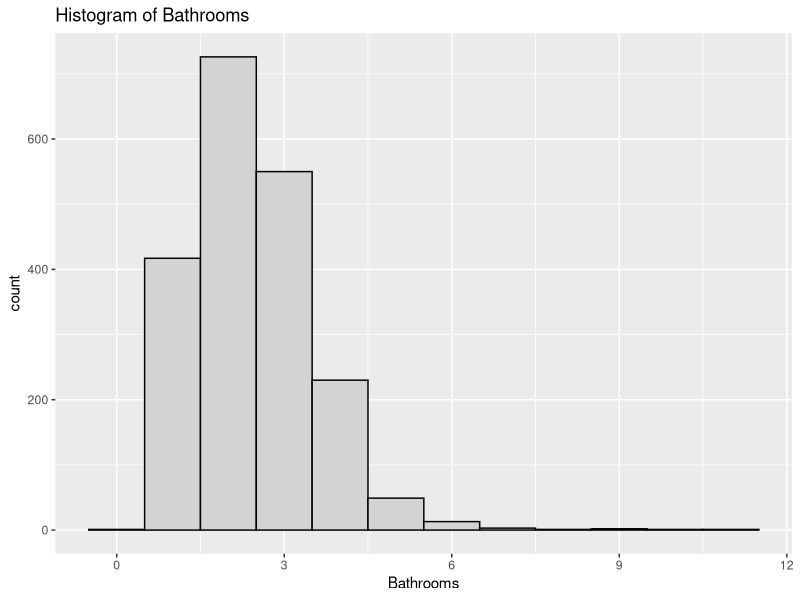
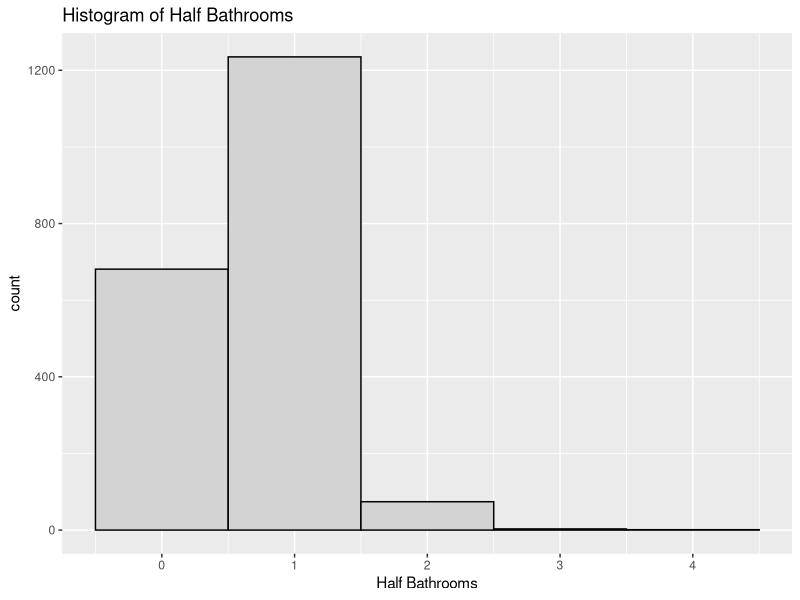
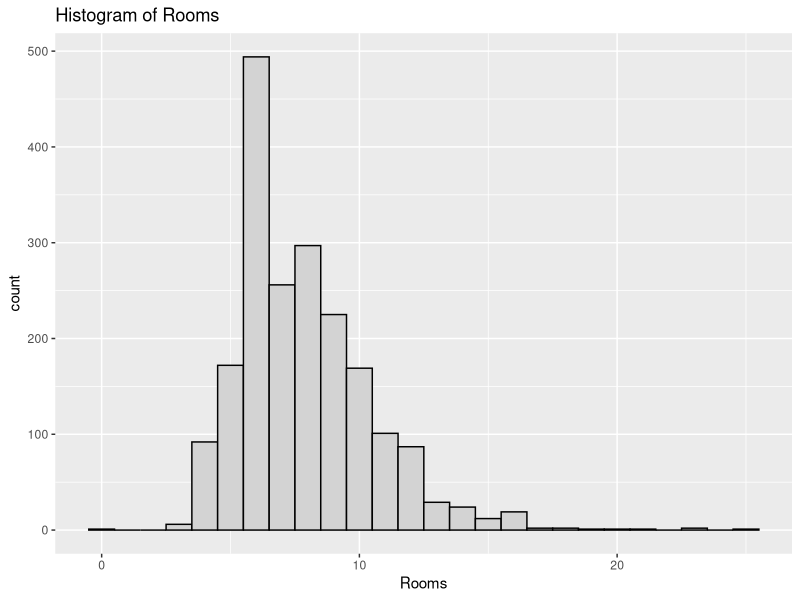
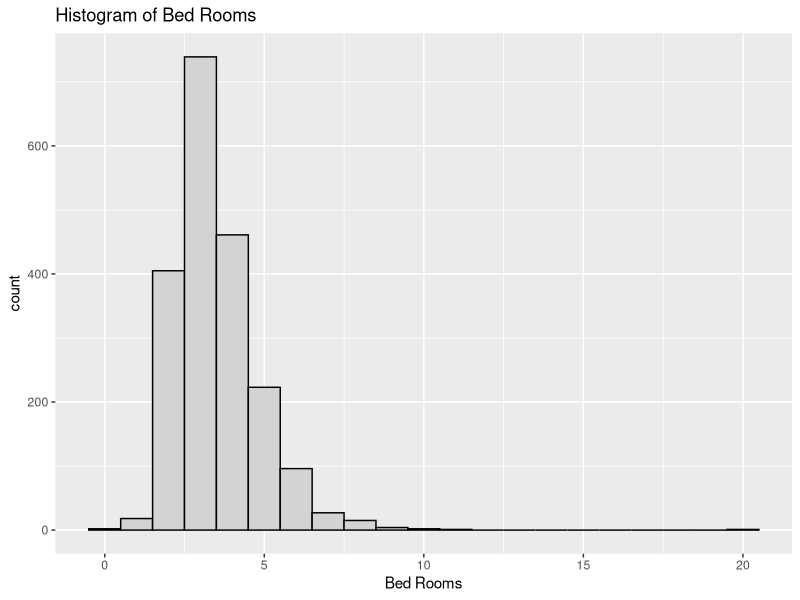
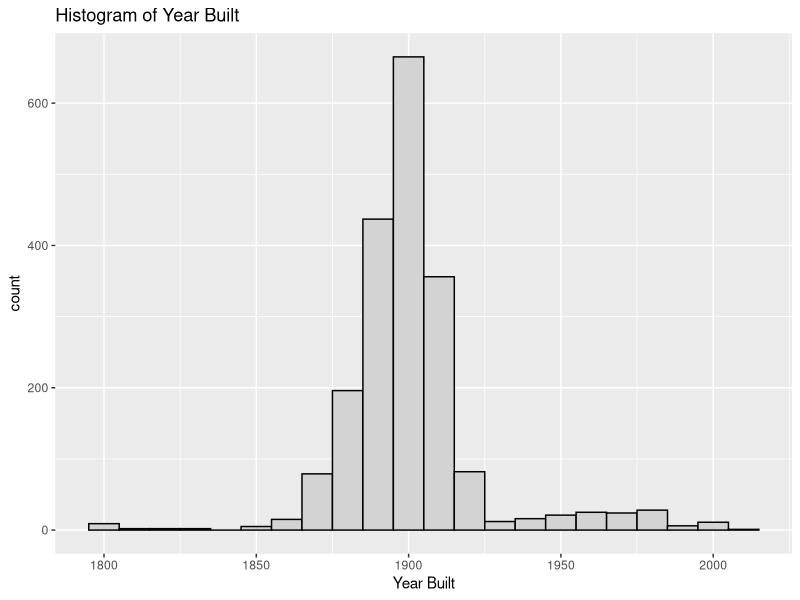
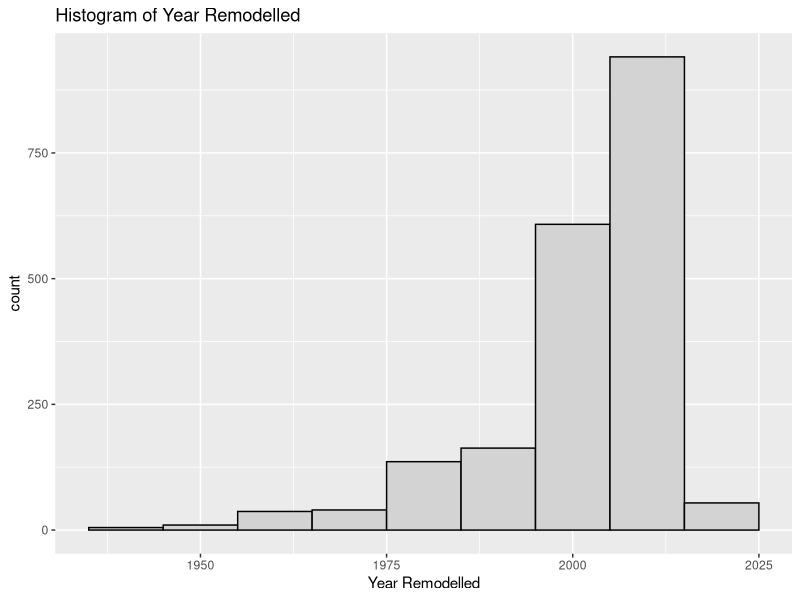
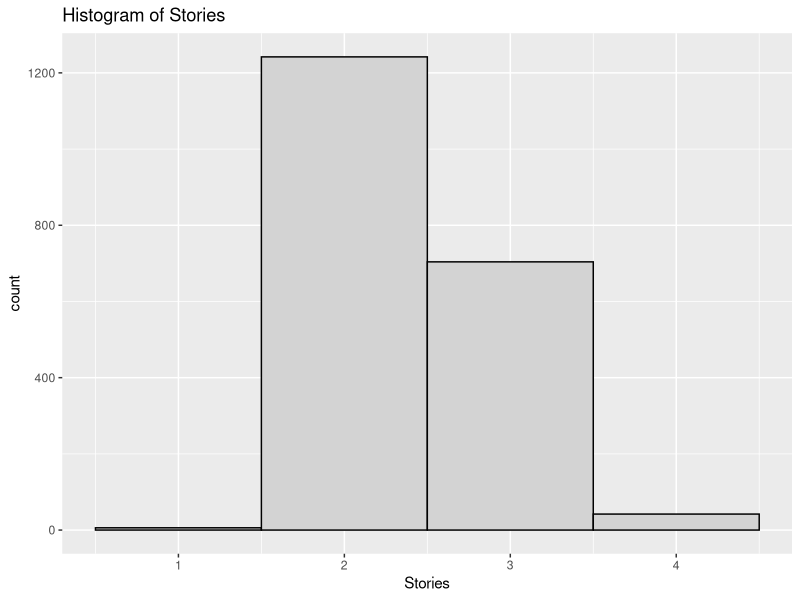
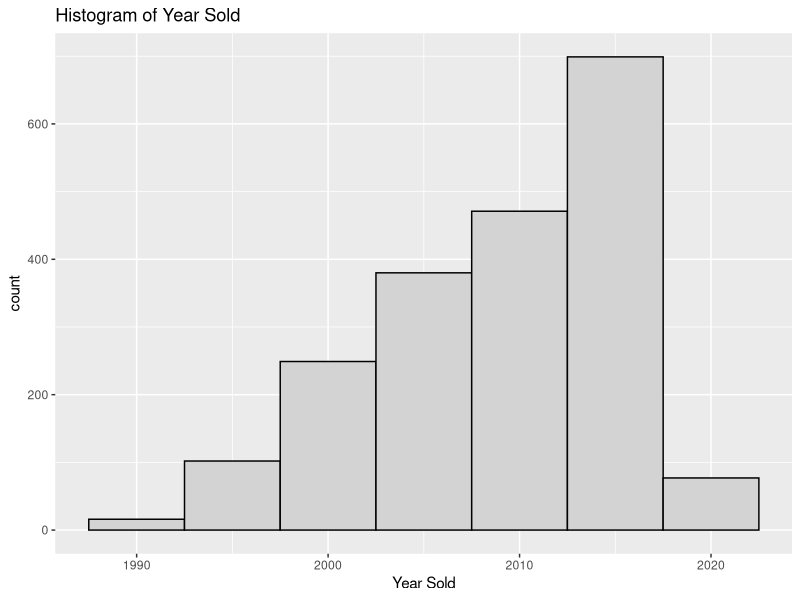

Generate these figures, in order, with R: (Note: this script raises an error after producing the figures.)
## ---- chunk 1
knitr::opts_chunk$set(echo = TRUE)
library(ggplot2)
library(dplyr)
library(readr)
library(car)
library(broom)

## ---- chunk 2
# 1. Abstract

## ---- chunk 3
# 2. Introduction
## ---- chunk 4

# 3. Overview of the dataset

## ---- chunk 5

# 4. Exploratory analysis

houses <- read.csv("DC_properties_clean.csv")

excl_rows <- houses[sample(nrow(houses), 5), ] # Exclude Random Rows
houses <- setdiff(houses, excl_rows)

houses$CNDTN <- factor(houses$CNDTN, levels = c("Fair", "Average", "Good", "Very Good", "Excellent"))

fit <- lm(data = houses, PRICE ~ BATHRM + HF_BATHRM  + ROOMS + BEDRM + AYB + YR_RMDL + STORIES + SALEMONTH + SALEDAY + SALEYEAR + GBA + CNDTN + LANDAREA)



#Histograms to examine distribution of each variable

ggplot(houses, aes(x = BATHRM))+
  geom_histogram(color="black", fill="light gray", binwidth = 1)+
  labs(x="Bathrooms", title="Histogram of Bathrooms")

ggplot(houses, aes(x = HF_BATHRM))+
  geom_histogram(color="black", fill="light gray", binwidth = 1)+
  labs(x="Half Bathrooms", title="Histogram of Half Bathrooms")

ggplot(houses, aes(x = ROOMS))+
  geom_histogram(color="black", fill="light gray", binwidth = 1)+
  labs(x="Rooms", title="Histogram of Rooms")

ggplot(houses, aes(x = BEDRM))+
  geom_histogram(color="black", fill="light gray", binwidth = 1)+
  labs(x="Bed Rooms", title="Histogram of Bed Rooms")

ggplot(houses, aes(x = AYB))+
  geom_histogram(color="black", fill="light gray", binwidth = 10)+
  labs(x="Year Built", title="Histogram of Year Built")

ggplot(houses, aes(x = YR_RMDL))+
  geom_histogram(color="black", fill="light gray", binwidth = 10)+
  labs(x="Year Remodelled", title="Histogram of Year Remodelled")

ggplot(houses, aes(x = STORIES))+
  geom_histogram(color="black", fill="light gray", binwidth = 1)+
  labs(x="Stories", title="Histogram of Stories")

ggplot(houses, aes(x = SALEYEAR))+
  geom_histogram(color="black", fill="light gray", binwidth = 5)+
  labs(x="Year Sold", title="Histogram of Year Sold")

ggplot(houses, aes(x = SALEMONTH))+
  geom_histogram(color="black", fill="light gray", binwidth = 1)+
  labs(x="Month Sold", title="Histogram of Month Sold")

ggplot(houses, aes(x = SALEDAY))+
  geom_histogram(color="black", fill="light gray", binwidth = 4)+
  labs(x="Day Sold", title="Histogram of Day Sold")

ggplot(houses, aes(x = GBA))+
  geom_histogram(color="black", fill="light gray", binwidth = 100)+
  labs(x="Square Footage", title="Histogram of Square Footage")

ggplot(houses, aes(x = LANDAREA))+
  geom_histogram(color="black", fill="light gray", binwidth = 100)+
  labs(x="Land Area", title="Histogram of Land Area")

ggplot(houses, aes(x = CNDTN))+
  geom_bar(color="black", fill="light gray")+
  labs(x="Land Area", title="Bar Plot of Land Area")

# Boxplots to identify outliers

boxplot(houses$BATHRM, main="Bathrooms", sub=paste("Outlier rows: ", boxplot.stats(houses$BATHRM)$out))

boxplot(houses$HF_BATHRM, main="Half Bathrooms", sub=paste("Outlier rows: ", boxplot.stats(houses$HF_BATHRM)$out))

boxplot(houses$ROOMS, main="Rooms", sub=paste("Outlier rows: ", boxplot.stats(houses$ROOMS)$out))

boxplot(houses$BEDRM, main="Bedrooms", sub=paste("Outlier rows: ", boxplot.stats(houses$BEDRM)$out))

boxplot(houses$AYB, main="Year Built", sub=paste("Outlier rows: ", boxplot.stats(houses$AYB)$out))

boxplot(houses$YR_RMDL, main="Year Remodeled", sub=paste("Outlier rows: ", boxplot.stats(houses$YR_RMDL)$out))

boxplot(houses$STORIES, main="Stories", sub=paste("Outlier rows: ", boxplot.stats(houses$STORIES)$out))

boxplot(houses$SALEYEAR, main="Year of Most Recent Sale", sub=paste("Outlier rows: ", boxplot.stats(houses$SALEYEAR)$out))

boxplot(houses$GBA, main="Gross Building Area", sub=paste("Outlier rows: ", boxplot.stats(houses$GBA)$out))

boxplot(houses$CNDTN, main="Condition", sub=paste("Outlier rows: ", boxplot.stats(houses$CNDTN)$out))

boxplot(houses$LANDAREA, main="Land Area", sub=paste("Outlier rows: ", boxplot.stats(houses$LANDAREA)$out))

boxplot(houses$PRICE, main="Price", sub=paste("Outlier rows: ", boxplot.stats(houses$PRICE)$out))

# Boxplots to identify outliers

boxa <- boxplot(houses$BATHRM, main="Bathrooms", sub=paste("Outlier rows: ", boxplot.stats(houses$BATHRM)$out))

boxb <- boxplot(houses$HF_BATHRM, main="Half Bathrooms", sub=paste("Outlier rows: ", boxplot.stats(houses$HF_BATHRM)$out))

boxc <- boxplot(houses$ROOMS, main="Rooms", sub=paste("Outlier rows: ", boxplot.stats(houses$ROOMS)$out))

boxplot(boxa + boxb + boxc)


# scatterplots
# price by room
room_price <- ggplot(houses, aes(x = ROOMS, y = PRICE))
room_price + geom_point()

# price by year
year_price <- ggplot(houses, aes(x = SALEYEAR, y = PRICE))
year_price + geom_point()

# price by month
month_price <- ggplot(houses, aes(x = SALEMONTH, y = PRICE))
month_price + geom_point()

# price by day of month
day_price <- ggplot(houses, aes(x = SALEDAY, y = PRICE))
day_price + geom_point()


# Use corrplot to display a correlation matrix of that variables
library(corrplot)
corr_matrix <- cor(data.frame(houses$HF_BATHRM, houses$BATHRM, houses$ROOMS, houses$BEDRM,houses$AYB, houses$YR_RMDL, houses$PRICE, houses$SALEDAY, houses$SALEMONTH, houses$SALEYEAR, houses$STORIES, houses$LANDAREA, houses$GBA))
corrplot(corr_matrix, type = "upper", order = "hclust", 
         tl.col = "black", tl.srt = 45)


# capture model summary as an object
modelSummary <- summary(fit)

# model coefficients
modelCoeffs <- modelSummary$coefficients



## ---- chunk 6

# 5. Identification and evaluation of suitable model

fit <- lm(data = houses, PRICE ~ BATHRM + HF_BATHRM  + ROOMS + BEDRM + AYB + YR_RMDL + STORIES + SALEMONTH + SALEDAY + SALEYEAR + GBA + CNDTN + LANDAREA)

# Review p-values, check sign of estimates

summary(fit)

## ---- chunk 7

# Review ANOVA and compare F statistic

anova(fit)

## ---- chunk 8

# Residual plot and look for non-constant variance

fit.df <- augment(fit)
ggplot(fit.df, aes(x = .fitted, y = .resid))+
  geom_point()+
  geom_hline(yintercept = 0, linetype = 2)+
  labs( x = "Fitted Values", y = "Residuals")

## ---- chunk 9
# Shapiro-Wilk test for normality

shapiro.test(fit$residuals)

## ---- chunk 10
# ncvTest for constant variance

ncvTest(fit)

## ---- chunk 11

# Variance Inflation Factor (used to identify multicllinearity >= 10)

vif(fit)

## ---- chunk 12
# Review R2 value
# From summary above: adjusted R^2 = .6984

# Drop non-significant predictor variables (Droped AYB: +.0002, Rooms: No change, other lower)
fit <- lm(data = houses, PRICE ~ BATHRM + HF_BATHRM  + BEDRM + YR_RMDL + STORIES + SALEMONTH + SALEDAY + SALEYEAR + GBA + CNDTN + LANDAREA)
summary(fit)

# If multicollinearity is present, drop one correlated variable (None present)

# Transform the outcome variable if the residual plot looks suspicious
powerTransform(houses$PRICE) #.33 -> sqrt

## ---- chunk 13

# log lowers R2: .6585
fit <- lm(data = houses, log(PRICE) ~ BATHRM + HF_BATHRM  + BEDRM + YR_RMDL + STORIES + SALEMONTH + SALEDAY + SALEYEAR + GBA + CNDTN + LANDAREA)
summary(fit)
# sqrt increase R2: .7471, drop YR_RMDL + .0001
fit <- lm(data = houses, sqrt(PRICE) ~ BATHRM + HF_BATHRM  + BEDRM  + STORIES + SALEMONTH + SALEDAY + SALEYEAR + GBA + CNDTN + LANDAREA)
summary(fit)
# inverse drastically decrease
fit <- lm(data = houses, I(1/PRICE) ~ BATHRM + HF_BATHRM  + BEDRM  + STORIES + SALEMONTH + SALEDAY + SALEYEAR + GBA + CNDTN + LANDAREA)
summary(fit)

#Variable Transformations
powerTransform(houses$BATHRM+1) # -.011
powerTransform(houses$HF_BATHRM+1) # .776
powerTransform(houses$BEDRM+1) # -.130
powerTransform(houses$STORIES+1) # -2.084
powerTransform(houses$SALEMONTH) # .809
powerTransform(houses$SALEDATE) # didn't work
powerTransform(houses$SALEYEAR-1990) # 1.48 - didn't help
powerTransform(houses$GBA) # -.08 -> LOG
powerTransform(houses$CNDTN) # didn't work
powerTransform(houses$LANDAREA) # .35 -> SQRT

fit_final <- lm(data = houses, sqrt(PRICE) ~  BATHRM  + HF_BATHRM  + BEDRM + log(BEDRM+1) + STORIES  + SALEMONTH + SALEDAY + SALEYEAR  + GBA + log(GBA) + CNDTN + LANDAREA )
summary(fit_final) # R^2 increased to .7558

## ---- chunk 14

shapiro.test(fit$residuals)
ncvTest(fit)
vif(fit)

#using AIC & BIC for model comparison
AIC(fit) # AIC
BIC(fit) # BIC

AIC(fit_final) # AIC 
BIC(fit_final) # BIC 

# The AIC and BIC for fit_final are both lower, so that is the better model

## ---- chunk 15

# 6. Application of the model 

# Test on excluded rows
predict(fit, newdata = excl_rows, interval = "predict")

## ---- chunk 16

# 7. Limitations and assumptions   
